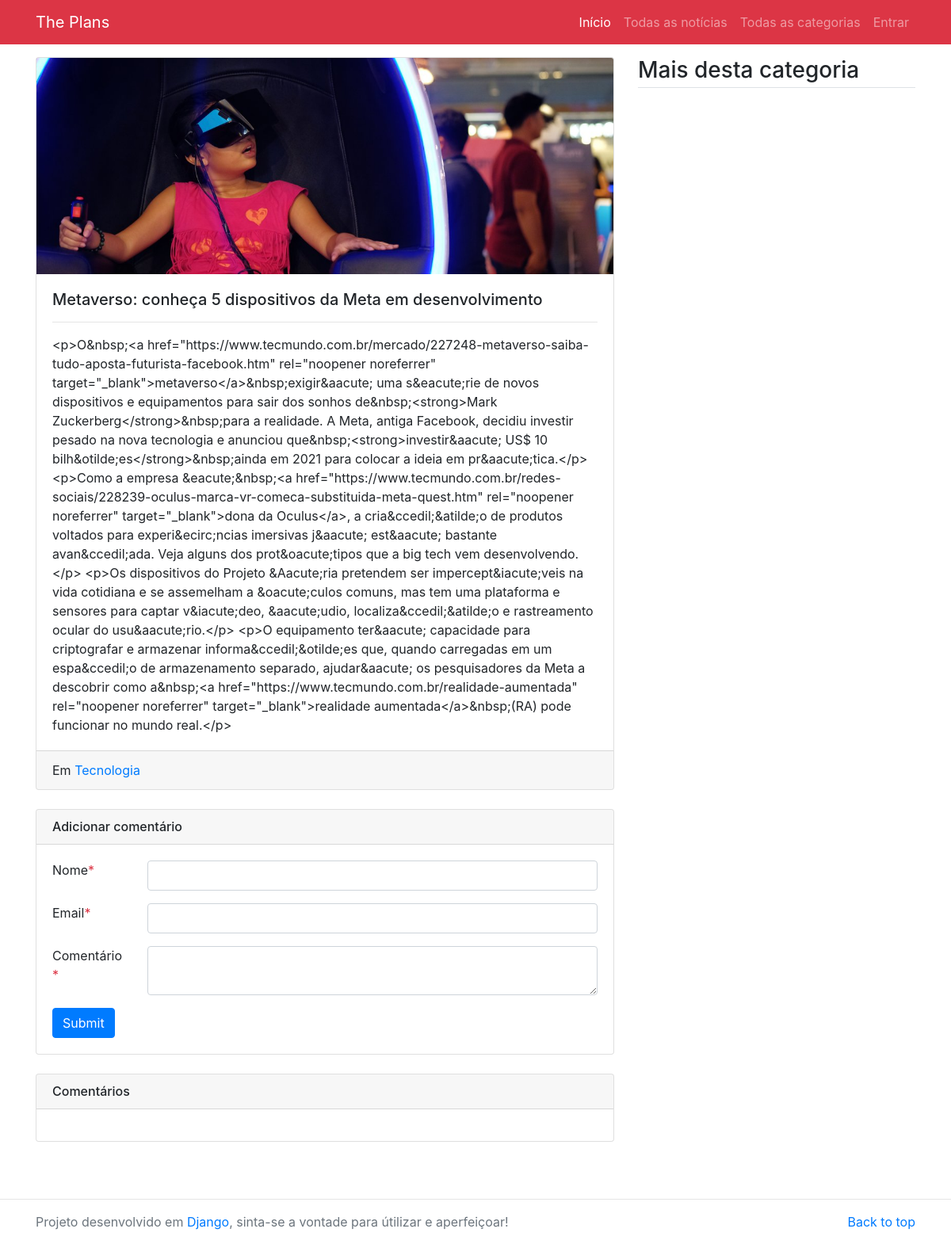
Page /detail/1 on the earlier database version.
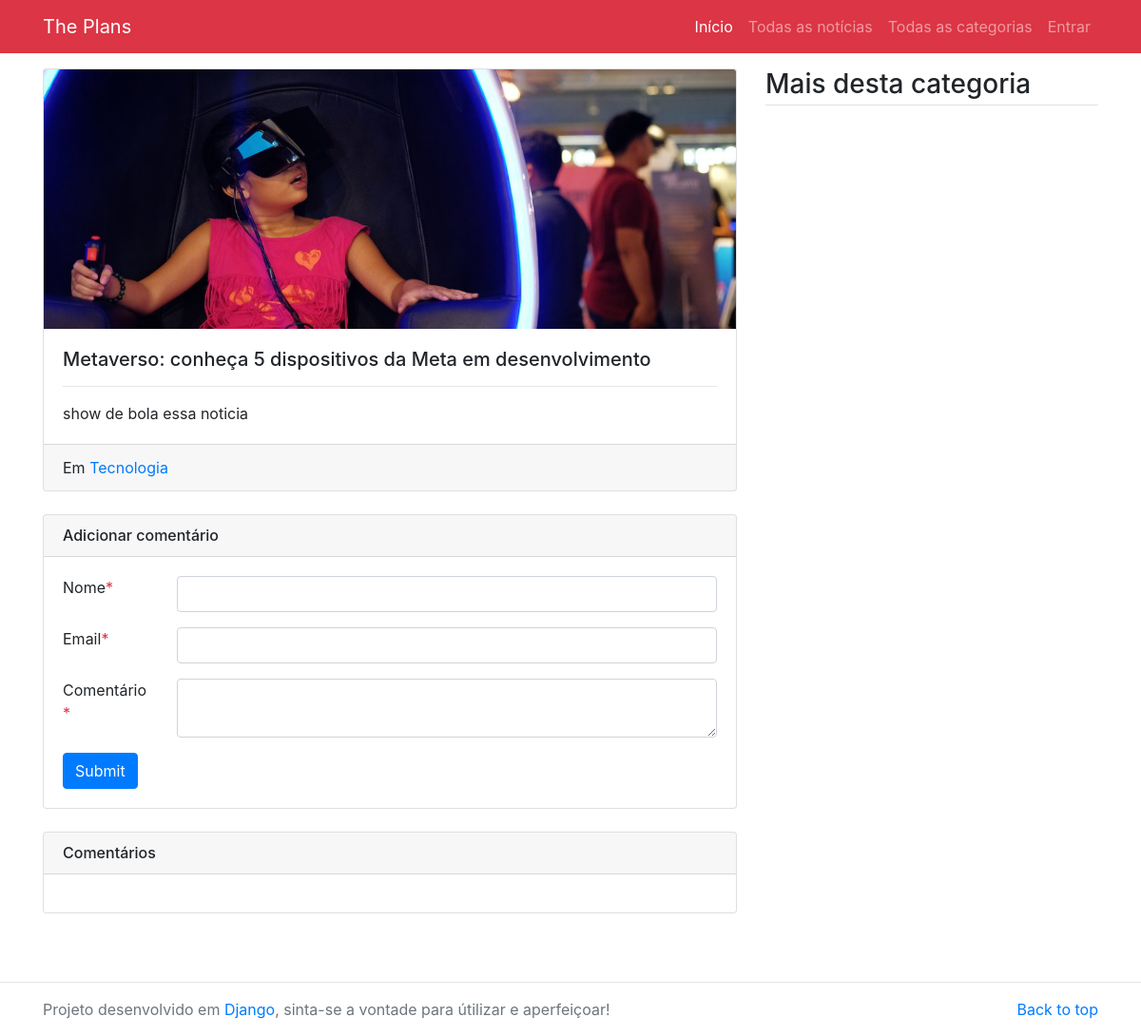
Same page on the later database version.
### main/models.py (models this page shows, shortened)
class News(models.Model):
    category=models.ForeignKey(Category,on_delete=models.CASCADE)
    title=models.CharField(max_length=300)
    image=models.ImageField(upload_to='imgs/')
    detail=models.TextField()
    add_time=models.DateTimeField(auto_now_add=True)
    class Meta:
        verbose_name_plural='News'

class Category(models.Model):
    title=models.CharField(max_length=200)
    category_image=models.ImageField(upload_to='imgs/')
    class Meta:
        verbose_name_plural='Categories'

### main/views.py (the view, shortened to what this page needs)
# urls.py: path('detail/<int:id>',views.detail,name='detail'),
def detail(request,id):
    news = News.objects.get(pk = id)
    category = Category.objects.get(id = news.category.id)
    rel_news = News.objects.filter(category = category).exclude(id = id)
    comments = Comment.objects.filter(news = news, status = True).order_by('-id')
    return render(request, 'detail.html' ,{
        'news':news,
        'related_news':rel_news,
        'comments':comments
    })

### main/templates/detail.html (shortened to what this page needs)
{% extends 'base.html' %}
{% block content %}
<main class="container mt-3 mb-5">
	<div class="row my-3">
		<div class="col-md-8">
			<div class="card mb-3">
                <img src="/media/{{news.image}}" class="card-img-top" alt="{{news.title}}">
			  <div class="card-body">
			    <h5 class="card-title">{{news.title}}</h5>
			    <hr/>
			    <p class="card-text">{{news.detail}}</p>
			  </div>
			  <div class="card-footer">
			  	Em <a href="/category/{{news.category.id}}">{{news.category.title}}</a>
			  </div>
			</div>
			<div class="card my-4">
				<h6 class="card-header">Adicionar comentário</h6>
				<div class="card-body">
					<form method="post" action="/detail/{{news.id}}">
						<div class="form-group row">
							<label class="col-md-2">Nome<span class="text-danger">*</span></label>
							<div class="col-md-10">
								<input type="text" name="name" required class="form-control" />
							</div>
						</div>
						<div class="form-group row">
							<label class="col-md-2">Email<span class="text-danger">*</span></label>
							<div class="col-md-10">
								<input type="temailext" name="email" required class="form-control" />
							</div>
						</div>
						<div class="form-group row">
							<label class="col-md-2">Comentário<span class="text-danger">*</span></label>
							<div class="col-md-10">
								<textarea class="form-control" name="message" required></textarea>
							</div>
						</div>
						<input type="submit" class="btn btn-primary" />
					</form>
				</div>
			</div>
			<div class="card my-4">
				<h6 class="card-header">Comentários</h6>
				<div class="card-body">
				</div>
			</div>
		</div>
		<div class="col-md-4">
			<h3 class="mb-3 border-bottom pb-1">Mais desta categoria</h3>
		</div>
	</div>
</main>
{% endblock %}

Differences in the rows shown:
changed News "Metaverso: conheça 5 dispositivos da Meta em desenvolvimento": detail "<p>O&nbsp;<a href=\"https://www.tecmundo.com.br/mercado/227248-metaverso-saiba-tudo-aposta-futurista-facebook.htm\" rel=\"noopener noreferrer\" target=\"_blank\">metaverso</a>&nbsp;exigir&aacute; uma s&eacute;rie de novos dispositivos e equipamentos para sair dos sonhos de&nbsp;<strong>Mark Zuckerberg</strong>&nbsp;para a realidade. A Meta, antiga Facebook, decidiu investir pesado na nova tecnologia e anunciou que&nbsp;<strong>investir&aacute; US$ 10 bilh&otilde;es</strong>&nbsp;ainda em 2021 para colocar a ideia em pr&aacute;tica.</p> <p>Como a empresa &eacute;&nbsp;<a href=\"https://www.tecmundo.com.br/redes-sociais/228239-oculus-marca-vr-comeca-substituida-meta-quest.htm\" rel=\"noopener…" → "show de bola essa noticia"
